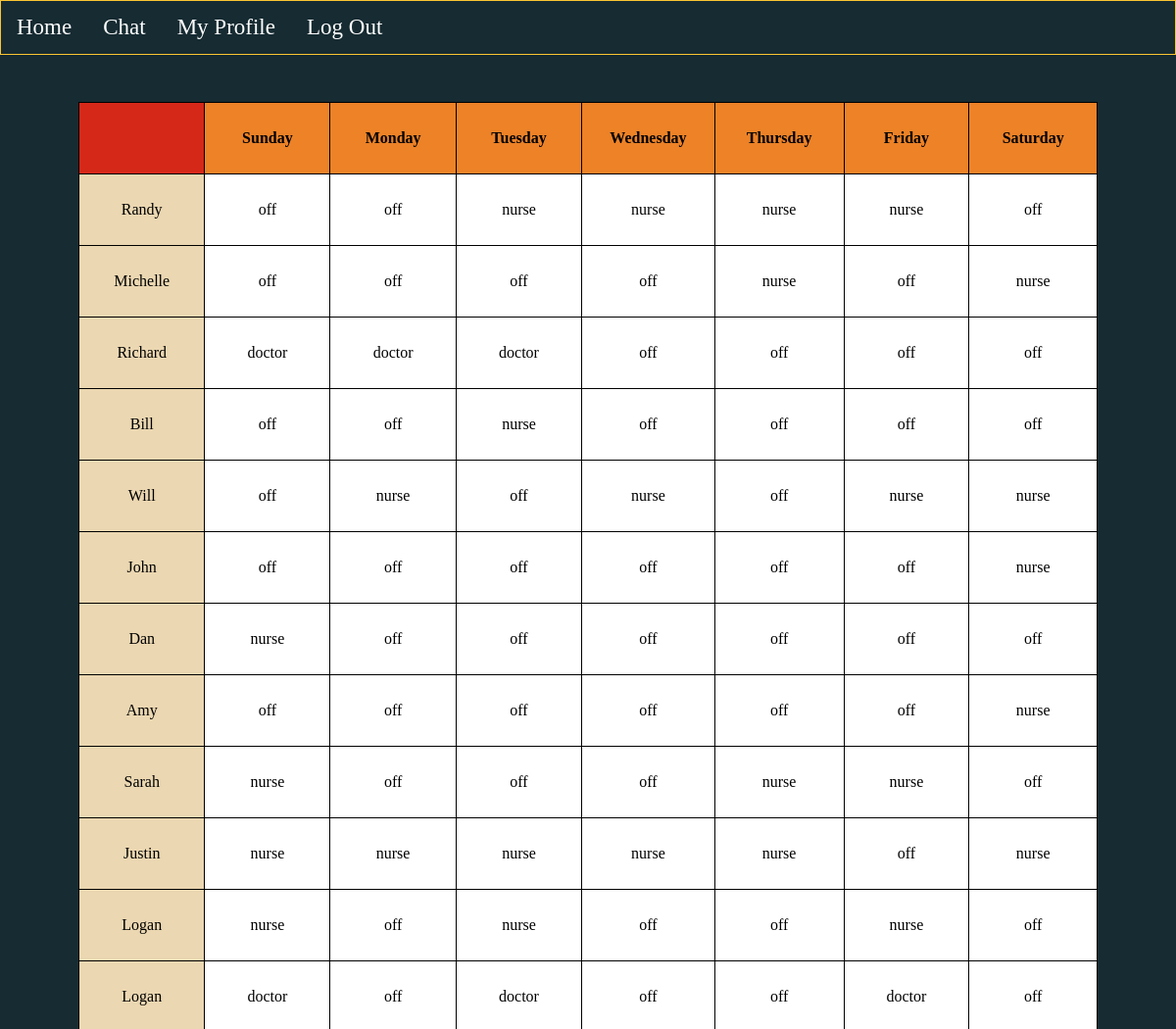
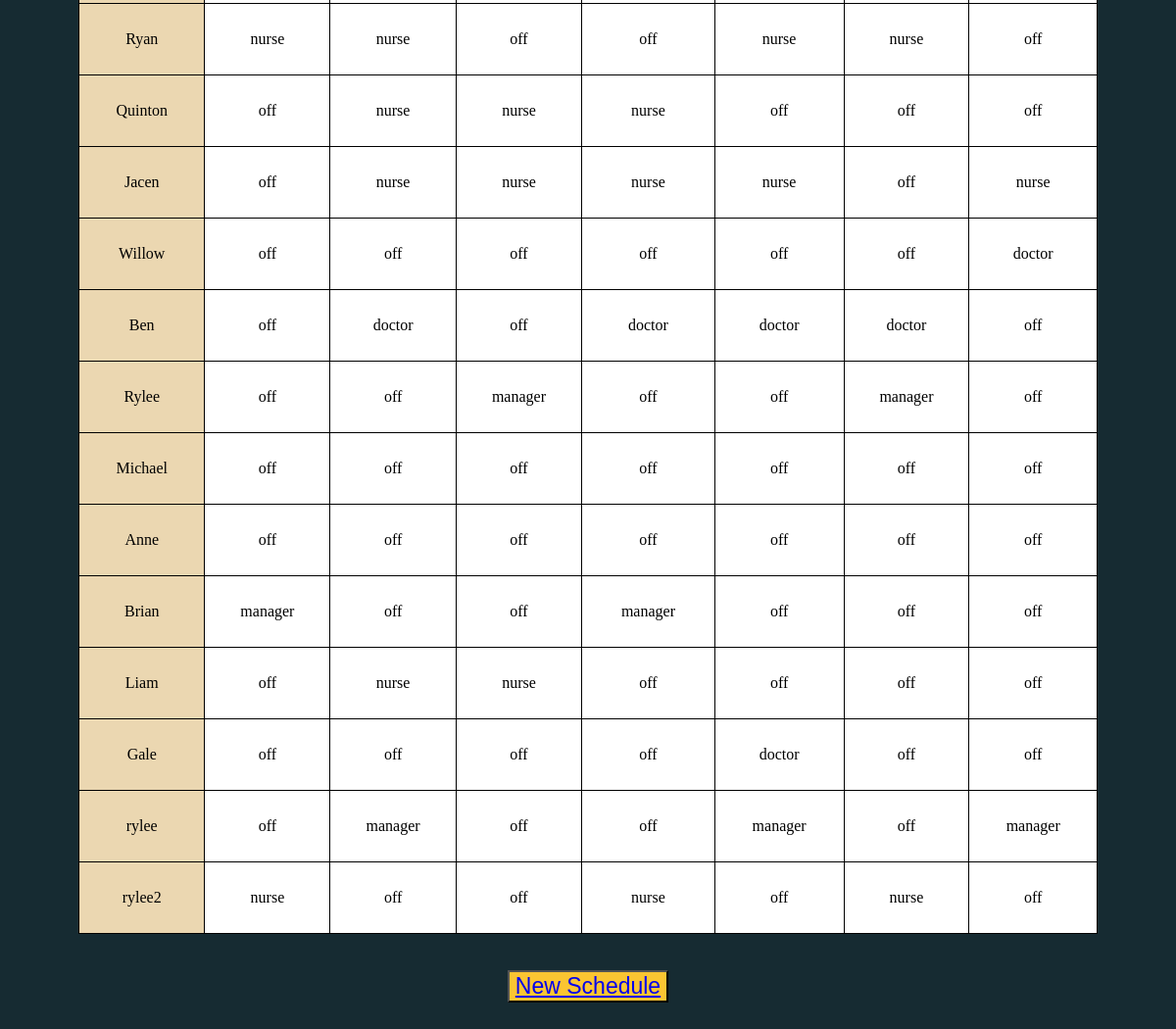
The app's page /home/ (signed in) with its own data (2 pictures, top to bottom).
### app/models.py (models this page shows, shortened)
class Employee(models.Model):
    jobs = (
        ('Nurse', 'Nurse'),
        ('Doctor', 'Doctor'),
        ('Manager', 'Manager')
        )
    name = models.CharField(max_length=100, null=True)
    phone = models.CharField(max_length=20, null=True)
    email = models.EmailField(null=True)
    password = models.CharField(max_length=100, null=True)
    date_created = models.DateTimeField(auto_now_add=True, null=True)
    job = models.CharField(max_length=200, null=True, choices=jobs)

### app/views.py (the view)
# urls.py: path('home/', views.home, name="home"),
@login_required(login_url='login_page')
def home(request):
    employees = Employee.objects.all()
    empoyees = []
    days = Day.objects.all()
    for employee in employees:
        em_list = []
        for day in days:
            job_ = ""
            emps = [day.manager, day.doctor1, day.doctor2, day.nurse1, day.nurse2, day.nurse3, day.nurse4, day.nurse5, day.nurse6]
            if employee.name in emps:
                if employee.job == "Nurse":
                    job_ = "nurse"
                elif employee.job == "Doctor":
                    job_ = 'doctor'
                elif employee.job == "Manager":
                    job_ = 'manager'
            else:
                job_ = 'off'
            em_list.append(job_)
        new_emp = Empoyee(employee.name, em_list)
        empoyees.append(new_emp)
    return render(request, "home.html", {'empoyees':empoyees, 'days': days})

### app/templates/home.html (shortened to what this page needs)
{% load mathfilters %}
{% load static %}
<!DOCTYPE html>
<html>
  <head>
    <link
      rel="stylesheet"
      href="https://use.fontawesome.com/releases/v5.6.1/css/all.css"
    />
  </head>
  <body>
    <nav class="sticky">
      <a href="{% url 'home'%}">Home</a>
      <a href="{% url 'messagepage' %}">Chat</a>
      <a href="{% url 'profile' %}">My Profile</a>
      <a href="{% url 'logout' %}">Log Out</a>
    </nav>
    <div class='notnav'>
      <table class="this_week">
        <tr class="heading">
          <th class="item1"></th>
          <th class="item">Sunday</th>
          <th class="item">Monday</th>
          <th class="item">Tuesday</th>
          <th class="item">Wednesday</th>
          <th class="item">Thursday</th>
          <th class="item">Friday</th>
          <th class="item">Saturday</th>
        </tr>
        {% for employee in empoyees %}
        {% with my_list=employee.emp_list %}
        <tr>
          <td class="namebox">{{employee.name}}</td>
          <td class="item">{{my_list.0}}</td>
          <td class="item">{{my_list.1}}</td>
          <td class="item">{{my_list.2}}</td>
          <td class="item">{{my_list.3}}</td>
          <td class="item">{{my_list.4}}</td>
          <td class="item">{{my_list.5}}</td>
          <td class="item">{{my_list.6}}</td>
        </tr>
        {% endwith %}
        {% endfor %}
      </table>
      {% if request.user.is_staff %}
      <div class='button'>
        <button class='btnnn'><a href="{% url 'make-schedule' %}">New Schedule</a></button>
      </div>
      {% endif %}
    </div>
  </body>
</html>

### app/templates/home.html (style rules this page uses)
body { background-color: #162b32; padding: 0; margin: 0; justify-content: center; }
nav { overflow: hidden; background-color: #162b32; border: 1px solid #FBC532; }
nav a { float: left; color: white; text-align: center; padding: 14px 16px; text-decoration: none; font-size: 23px; }
.this_week { float: center; background-color: white; margin: 2em; border: 1px solid black; border-collapse: collapse; }
.item { height: 70px; width: 160px; text-align: center; border: 1px solid black; color: black; }
.heading { background-color: #ED8227; }
.namebox { background-color: #EBD7B1; height: 70px; width: 160px; text-align: center; border: 1px solid black; color: black; }
.button { margin: 1em; padding: .3em; text-align: center; }
.btnnn { background-color: #FBC532; color: black; font-size: 23px; }
.notnav { margin: 3em; }
.item1 { background-color: #D62819; height: 70px; width: 160px; text-align: center; border: 1px solid black; color: black; }

### records on screen
Employee: name "Randy"
Employee: name "Michelle"
Employee: name "Richard"
Employee: name "Bill"
Employee: name "Will"
Employee: name "John"
Employee: name "Dan"
Employee: name "Amy"
Employee: name "Sarah"
Employee: name "Justin"
Employee: name "Logan"
Employee: name "Logan"
Employee: name "Ryan"
Employee: name "Quinton"
Employee: name "Jacen"
Employee: name "Willow"
Employee: name "Ben"
Employee: name "Rylee"
Employee: name "Michael"
Employee: name "Anne"
Employee: name "Brian"
Employee: name "Liam"
Employee: name "Gale"
Employee: name "rylee"
Employee: name "rylee2"

### other values on screen
{{ my_list.0 }} "off" "off" "doctor" "off" "off" "off" "nurse" "off" "nurse" "nurse" "nurse" "doctor" "nurse" "off" "off" "off" "off" "off" "off" "off" "manager" "off" "off" "off" "nurse"
{{ my_list.1 }} "off" "off" "doctor" "off" "nurse" "off" "off" "off" "off" "nurse" "off" "off" "nurse" "nurse" "nurse" "off" "doctor" "off" "off" "off" "off" "nurse" "off" "manager" "off"
{{ my_list.2 }} "nurse" "off" "doctor" "nurse" "off" "off" "off" "off" "off" "nurse" "nurse" "doctor" "off" "nurse" "nurse" "off" "off" "manager" "off" "off" "off" "nurse" "off" "off" "off"
{{ my_list.3 }} "nurse" "off" "off" "off" "nurse" "off" "off" "off" "off" "nurse" "off" "off" "off" "nurse" "nurse" "off" "doctor" "off" "off" "off" "manager" "off" "off" "off" "nurse"
{{ my_list.4 }} "nurse" "nurse" "off" "off" "off" "off" "off" "off" "nurse" "nurse" "off" "off" "nurse" "off" "nurse" "off" "doctor" "off" "off" "off" "off" "off" "doctor" "manager" "off"
{{ my_list.5 }} "nurse" "off" "off" "off" "nurse" "off" "off" "off" "nurse" "off" "nurse" "doctor" "nurse" "off" "off" "off" "doctor" "manager" "off" "off" "off" "off" "off" "off" "nurse"
{{ my_list.6 }} "off" "nurse" "off" "off" "nurse" "nurse" "off" "nurse" "off" "nurse" "off" "off" "off" "off" "nurse" "doctor" "off" "off" "off" "off" "off" "off" "off" "manager" "off"
